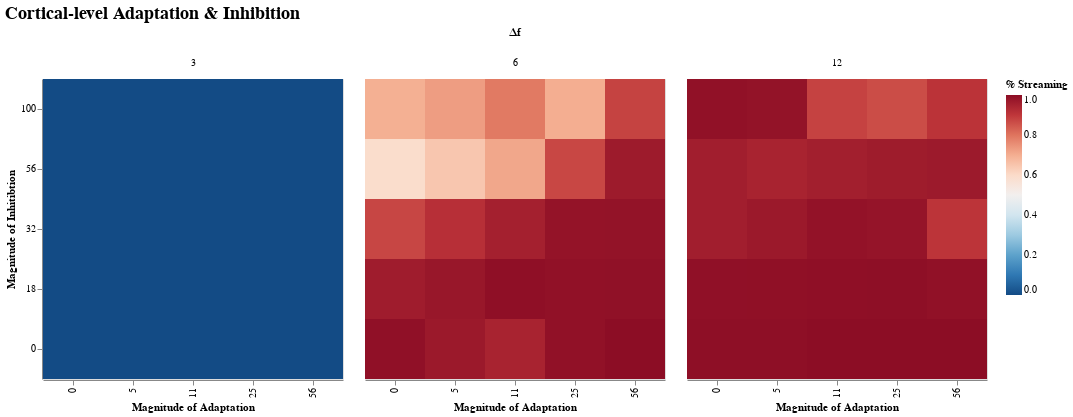

Source (notebook cell):
### Code cell
@where(df_summary,:s_c_σ .> 0) |>
  @vlplot(:rect, width=300, height=300,
          title={text="Cortical-level Adaptation & Inhibition",fontSize=18},
          column=:Δf,
          x={field=:s_c_a, typ="ordinal", sort = "ascending",
             axis={title="Magnitude of Adaptation"}},
          y={field=:s_c_m, typ="ordinal", sort = "descending",
             axis={title="Magnitude of Inhitibtion"}},
          color={field="streamprop", aggregate="mean", typ="quantitative",
                 sort = "descending",scale={domain=[0,1],range="diverging"},
                 legend={title="% Streaming"}},
          config={range={diverging={scheme="redblue"}}})
